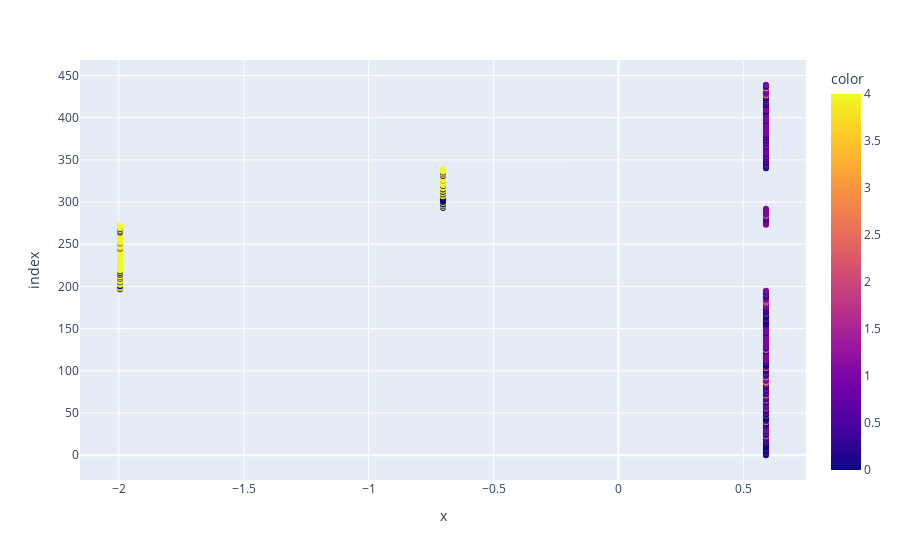

Notebook cell for this chart:
### Markdown cell above
Fit data with our KMeans method created above

### Code cell
num_clusters = 5 # num of cluster
X = data_scaled

# cluster data and visualize them again
Kmeans = KMeansClustering(X, num_clusters)
pred = Kmeans.fit(X)

dataset = df.copy()
dataset["cluster"] = pred

### Figure 1 — Plotly figure (JSON) as saved in the notebook; plotly's stock layout.template omitted (floating-point values rounded to 4 significant figures; data arrays with more than 128 entries replaced by an {"elided": "..."} marker saying what was removed)
{"data": [{"hovertemplate": "x=%{x}<br>index=%{y}<br>color=%{marker.color}<extra></extra>", "legendgroup": "", "marker": {"color": {"elided": "440 int values"}, "coloraxis": "coloraxis", "symbol": "circle"}, "mode": "markers", "name": "", "orientation": "h", "showlegend": false, "type": "scatter", "x": {"elided": "440 float values"}, "xaxis": "x", "y": {"elided": "440 int values"}, "yaxis": "y"}], "layout": {"coloraxis": {"colorbar": {"title": {"text": "color"}}, "colorscale": [[0, "#0d0887"], [0.1111, "#46039f"], [0.2222, "#7201a8"], [0.3333, "#9c179e"], [0.4444, "#bd3786"], [0.5556, "#d8576b"], [0.6667, "#ed7953"], [0.7778, "#fb9f3a"], [0.8889, "#fdca26"], [1, "#f0f921"]]}, "legend": {"tracegroupgap": 0}, "margin": {"t": 60}, "xaxis": {"anchor": "y", "domain": [0, 1], "title": {"text": "x"}}, "yaxis": {"anchor": "x", "domain": [0, 1], "title": {"text": "index"}}}}
